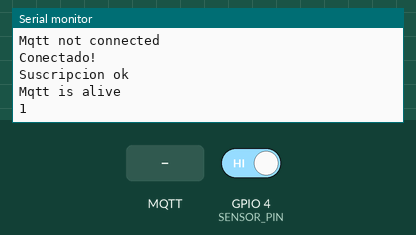
Bench run of a program on a simulated ESP8266 (NodeMCU). Shown: the last lines printed to the serial monitor. The test bench sets the inputs (shaded band); at power-on: GPIO 4 (SENSOR_PIN) HIGH. WiFi joins after 1.5 s; servers stay silent unless stated; the local clock reads 2024-03-15 10:24:30 at power-on unless the program sets it; random numbers use the default seed unless the program sets one; no MQTT or app messages arrive unless stated; web services answer with replies made up by the test bench.

Above: at 2.9 s.
3.0 s: GPIO 4 (SENSOR_PIN) driven LOW
At 4.5 s:
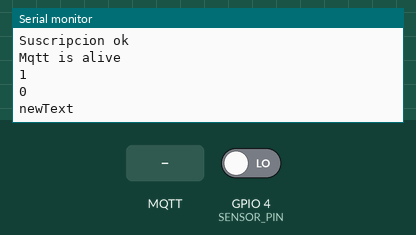
6.2 s: MQTT message "datetime" arrives on the first subscribed topic
At 6.6 s:
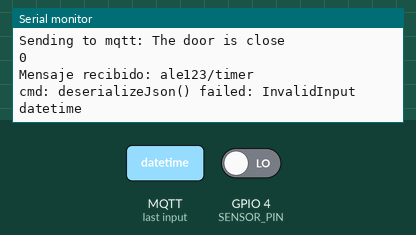
7.7 s: MQTT message "day_of_week" arrives on the first subscribed topic
9.2 s: MQTT message "1" arrives on the first subscribed topic
At 9.6 s:
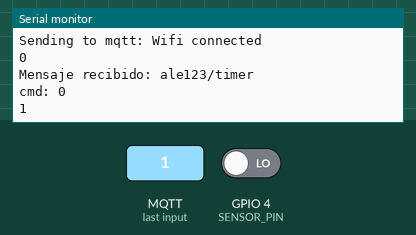
10.7 s: MQTT message "on" arrives on the first subscribed topic
12.2 s: GPIO 4 (SENSOR_PIN) driven HIGH
At 14.5 s:
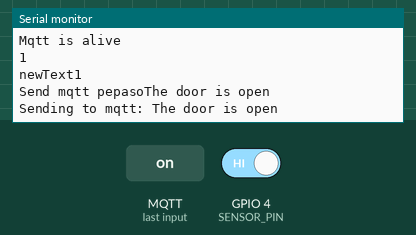

Measured:
- after the input at 3.0 s, the serial monitor: prints a new line after 0.71 s (image 1)
- after the input at 6.2 s, the serial monitor: prints a new line at once (image 2)
- after the input at 9.2 s, the serial monitor: prints a new line at once (image 3)
- after the input at 12.2 s, the serial monitor: prints a new line after 0.51 s (image 4)

The program:

main.cpp
```cpp
#include <Arduino.h>
#include <TaskScheduler.h>
#include <ESP8266HTTPClient.h>
#include <PubSubClient.h>
#include <ESP8266WiFi.h>
#include <CircularBuffer.h>
#include <WiFiClient.h>
#include <ArduinoJson.h>

#include "secrets.h"
#include "setup.h"
#include "commons.h"
#include "time.h"

void setupWifi();
void setupGpio();
void setupMqttBroker();

void sendBroker(String);
void send(String);

void keepWiFiAlive();
void checkDoorStatus();
void sendMqtt();
void keepMqttAlive();

String getTimestamp() ;

void processStatus();
void processAlarm(int);
int getCmd(String);
int getTime(String);

void processMessage(String);

char msg[25];

void callback(char *, byte *, unsigned int);

Task wifiTask(5000, TASK_FOREVER, &keepWiFiAlive);
Task checkDoorTask(1000, TASK_FOREVER, &checkDoorStatus);
Task sendMqttTask(3000, TASK_FOREVER, &sendMqtt);
Task mqttTask(5000, TASK_FOREVER, &keepMqttAlive);

WiFiClient  wifiClient;
HTTPClient http;
PubSubClient client(wifiClient);

Scheduler scheduler;

boolean isConnectionAvailable = false; //todo: create a function

CircularBuffer<String*, 5> buffer;

void setup() {
  Serial.begin(115200);

  setupWifi();
  setupMqttBroker();
  setupGpio();

   Serial.println(getTimestamp());

  scheduler.init();

  scheduler.addTask(wifiTask);
  scheduler.addTask(checkDoorTask);
  scheduler.addTask(sendMqttTask);
  scheduler.addTask(mqttTask);

  wifiTask.enable();
  checkDoorTask.enable();
  sendMqttTask.enable();
  mqttTask.enable();
}

void loop() {
  scheduler.execute();
  client.loop();
}

void setupWifi() {
  WiFi.mode(WIFI_STA);
  Serial.println("Trying to connect..");
  WiFi.begin(ssid, password);
  while (WiFi.status() != WL_CONNECTED) {
    delay(500);
    Serial.print(".");
  }
}

void setupGpio() {
  Serial.println("Configurando GPIO");
  pinMode(SENSOR_PIN, INPUT_PULLUP );        // Input pin.
  Serial.println("Configuracion de GPIO finalizada exitosamente");
}

void setupMqttBroker() {
  	Serial.println("Configurando cliente MQTT");

  	client.setServer(mqtt_server, mqtt_port);
  	client.setCallback(callback);

  	Serial.println("Configuracion de cliente MQTT finalizada exitosamente");
  	Serial.println("\n\n\n");
}

void callback(char* topic, byte* payload, unsigned int length) {

	String incoming = "";

	for (unsigned int i = 0; i < length; i++) {
		incoming += (char)payload[i];
	}
  Serial.print("Mensaje recibido: ");
	Serial.print(topic);
	Serial.println("");
	incoming.trim();
  processMessage(incoming);
  Serial.println("");
  Serial.println("");
  Serial.println(incoming);
  Serial.println("");
  Serial.println("");
}

void sendMqtt() {
  if (!buffer.isEmpty() && isConnectionAvailable) {
    String sendToBroker = *(buffer.pop());
    Serial.print("Send mqtt pepaso");
    Serial.println(sendToBroker);
    sendBroker(sendToBroker);
  }
}

void sendBroker(String text) {
    Serial.print("Sending to mqtt: ");
    Serial.println(text);
		text.toCharArray(msg, 25);
		client.publish(root_topic_publish_front_door_status, msg);
}

void send(String text) {
  if (buffer.isFull()) {
    buffer.pop();
  }
  String *newText = new String(text);
  Serial.print("newText");
  buffer.push(newText);
}

void checkDoorStatus() {
  static int previusStatus = 0;
  int doorStatus = digitalRead(SENSOR_PIN);
  Serial.println(doorStatus);
  if (doorStatus ^ previusStatus) {
    if (doorStatus == DOOR_OPEN) {
      send("The door is open");
    } else {
      send("The door is close");
    }
    previusStatus = doorStatus;
  }

}

void keepWiFiAlive() {
  static int count = 0;
  if (WiFi.status() != WL_CONNECTED) {
    isConnectionAvailable = false;
    Serial.println("Trying to connect..");
    if (count > 10) {
      WiFi.begin(ssid, password);
      count = 0;
    }
    count++;
  } else {
    isConnectionAvailable = true;
    Serial.println("Wifi connected");
    send("Wifi connected");
  }
}

void keepMqttAlive() {
  if (!client.connected()) {
    isConnectionAvailable = false;
    Serial.println("Mqtt not connected");
    String clientId = "IOTICOS_H_W_";
    clientId += String(random(0xffff), HEX);
    if (client.connect(clientId.c_str(), mqtt_user, mqtt_pass)) {
      Serial.println("Conectado!");
      //if(client.subscribe(root_topic_subscribe, QoS_LEVEL)){
      if(client.subscribe(root_topic_subscribe)){
        Serial.println("Suscripcion ok");
        isConnectionAvailable = true;
      } else {
        Serial.println("fallo Suscripciión");
      }
    } else {
      Serial.println(" Intentamos de nuevo en 5 segundos");
    }
  }
  Serial.println("Mqtt is alive");
}

String getTimestamp() {
    String timeS = "";

    http.begin(wifiClient, "http://worldtimeapi.org/api/timezone/America/Argentina/Tucuman");
    int httpCode = http.GET();
    if (httpCode == HTTP_CODE_OK || httpCode == HTTP_CODE_MOVED_PERMANENTLY) {
          String payload = http.getString();
          int beginS = payload.indexOf("datetime");
          int endS = payload.indexOf("day_of_week");
          timeS = payload.substring(beginS + 11, endS - 3);
    }
    return timeS;
}

void processMessage(String msg) {
    int cmd = getCmd(msg);
    switch (cmd) {
        case CMD_STATUS:
          Serial.println("status");
            processStatus();
            break;
        case CMD_ALARM:
            int time = getTime(msg);
            Serial.print("Alarm: ");
            Serial.println(time);
            processAlarm(time);
            break;
    }

}

void processStatus() {

}

String buildStatus() {
    String output;
    StaticJsonDocument<256> doc;

    doc["cmd"] = 0;
    doc["timeStamp"] = "2022-03-17T17:23:42.860254-05:00";

    JsonArray devices = doc.createNestedArray("devices");

    JsonObject devices_0 = devices.createNestedObject();
    devices_0["id"] = "A1";
    devices_0["status"] = 0;

    JsonObject devices_1 = devices.createNestedObject();
    devices_1["id"] = "B1";
    devices_1["status"] = 1;

    serializeJson(doc, output);

    return output;
}

void processAlarm(int time) {

}

int getCmd(String msg) {
  Serial.print("cmd: ");
  StaticJsonDocument<32> doc;

  DeserializationError error = deserializeJson(doc, msg);

  if (error) {
      Serial.print(F("deserializeJson() failed: "));
      Serial.println(error.f_str());
      return -1;
  }
  int cmd =  doc["cmd"];
  Serial.println(cmd);
  return cmd; // 0
}

int getTime(String msg) {
    return 0;
}
```

commons.h
```cpp
#ifndef COMMONS_H
#define COMMONS_H

#define CMD_STATUS  1
#define CMD_ALARM   2

#define DOOR_OPEN       1
#endif
```

secrets.h
```cpp
#ifndef SECRETS_H
#define SECRETS_H

const char *ssid = "Hidden";
const char *password = "123456@A";

const char *mqtt_server = "broker.hivemq.com";
const int mqtt_port = 1883;
const char *mqtt_user = "alejandro";
const char *mqtt_pass = "suarez";
const char *root_topic_publish_front_door_status = "ale123/frontDoorStatus";
const char *root_topic_subscribe = "ale123/timer";

#endif
```

setup.h
```cpp
#ifndef SETUP_H
#define SETUP_H

#define SENSOR_PIN  4
#define ALARM_PIN   6

#endif
```
